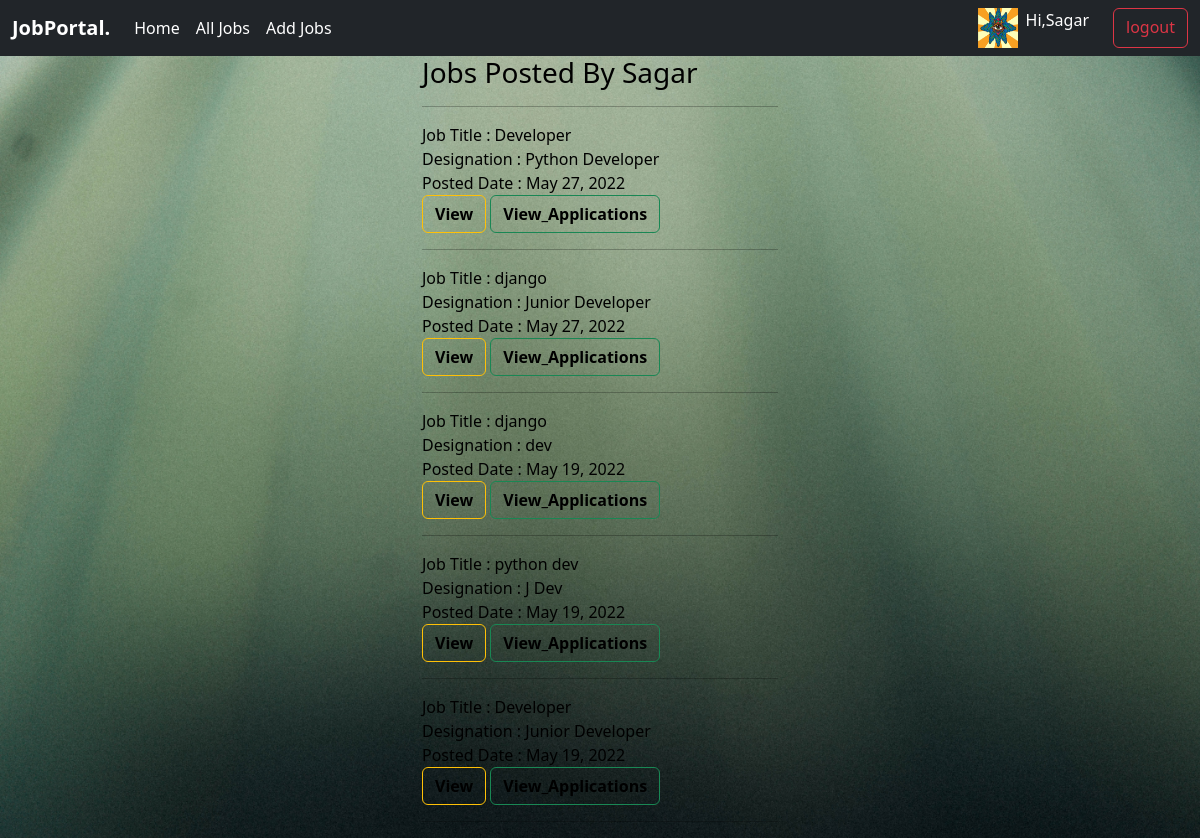
/employer/all-jobs (signed in), run on the app's committed database.
### jp_app/models.py (models this page shows)
class User(AbstractUser):
    phone=models.CharField(max_length=14,default='+91-')
    options=(
        ('Employer','Employer'),
        ('Candidate','Candidate')
    )
    role=models.CharField(max_length=15,choices=options,default='Candidate')
    @property
    def is_candidate(self):
        return self.role=='Candidate'
    def is_employer(self):
        return self.role=='Employer'

### candidate/models.py (models this page shows)
class CandidateProfile(models.Model):
    user=models.OneToOneField(User,on_delete=models.CASCADE,related_name='candidates')
    pro_pic=models.ImageField(upload_to='pro_p')
    qualification=models.CharField(max_length=100)
    age=models.PositiveIntegerField(default=18)
    skills=models.CharField(max_length=100,null=True)
    cv=models.FileField(upload_to='cvs',null=True)

### employer/models.py (models this page shows, shortened)
class Jobs(models.Model):
    posted_by=models.ForeignKey(User,on_delete=models.CASCADE,related_name='company')
    job_title=models.CharField(max_length=100)
    job_description=models.TextField()
    role=models.CharField(max_length=100)
    qualification=models.CharField(max_length=100)
    experience=models.PositiveIntegerField(default=0)
    location=models.CharField(max_length=100)
    salary=models.PositiveIntegerField()
    created_date=models.DateField(auto_now_add=True)
    last_date=models.DateField(null=True)

### employer/views.py (the view)
# urls.py: path('all-jobs',views.ListAllJobs.as_view(),name='emp-all-jobs'),
@method_decorator(signin_required,name='dispatch')
class ListAllJobs(ListView):
    model = Jobs
    context_object_name = 'jobs'
    template_name = 'emp-job-list.html'
    def get_queryset(self):
        return Jobs.objects.filter(posted_by=self.request.user).order_by('-created_date')

### employer/templates/emp-job-list.html
{%extends 'base.html'%}
{%block body_block%}
 <div class="row">
        <div class="col-4"></div>
        <div class="col-4">
            <h3>Jobs Posted By {{request.user}}</h3>
            <hr>
            {%for job in jobs%}
            Job Title : {{job.job_title}} <br>
            Designation : {{job.role}} <br>
            Posted Date : {{job.created_date}} <br>
            <a href="{%url 'job-detail' job.id%}" class="btn btn-outline-warning" style="color:black;" ><b>View</b></a>
            <a href="{%url 'view_applic' job.id%}" class="btn btn-outline-success" style="color:black;"><b>View_Applications</b></a>
            <hr>
            {%endfor%}
        </div>
        <div class="col-4"></div>
    </div>
{%endblock%}

### candidate/templates/base.html (shortened to what this page needs)
<!DOCTYPE html>
{%load static%}
<html lang="en">
<head>
    <link href="https://cdn.jsdelivr.net/npm/bootstrap@5.2.0-beta1/dist/css/bootstrap.min.css" rel="stylesheet">
    <link rel="stylesheet" href="{%static 'css/style.css'%}">
</head>
<body>
    <nav class="navbar navbar-expand-lg bg-dark">
  <div class="container-fluid">
    <a class="navbar-brand" href="#" style="color:white;"><b>JobPortal.</b></a>
    <div class="collapse navbar-collapse" id="navbarSupportedContent">
      <ul class="navbar-nav me-auto mb-2 mb-lg-0">
        <li class="nav-item">
            {%if request.user.is_candidate%}
          <a class="nav-link active" style="color:white;" aria-current="page" href="{%url 'c-home'%}">Home</a>
            {%else%}
            <a class="nav-link active" style="color:white;" aria-current="page" href="{%url 'emp_home'%}">Home</a>
            {%endif%}
        </li>
        <li class="nav-item" >
            {%if request.user.is_candidate%}
              <a class="nav-link" style="color:white;" href="{%url 'c-jobs'%}">Find Jobs</a>
            {%else%}
                <a class="nav-link" style="color:white;" href="{%url 'emp-all-jobs'%}">All Jobs</a>
            {%endif%}
        </li>
        <li class="nav-item">
            {%if request.user.is_candidate%}
              <a class="nav-link" style="color:white;" href="{%url 'my_app'%}">Applied Jobs</a>
            {%else%}
                <a class="nav-link" style="color:white;" href="{%url 'emp-jobs'%}">Add Jobs</a>
            {%endif%}
        </li>
      </ul>
      <form class="d-flex" role="search">
        {%if request.user.is_employer%}
          {%if request.get_full_path == '/employer/e-detail'%}
            <form action="">
              <a href="{%url 'signout'%}" class="btn btn-outline-danger ms-4">logout</a>
            </form>
        {%else%}
            {%if request.user.is_employer%}
            <img src="{{request.user.candidates.pro_pic.url}}" height="40px" width="40px" alt="">
            {%endif%}
            {%if request.user.employers%}
            <a class="nav-link ms-2" style="color:white;" href="{%url 'emp-detail'%}">Hi,{{request.user}}</a>
            {%else%}
            <a class="nav-link" style="color:white;" href="{%url 'emp-profile'%}">Add Profile</a>
            {%endif%}
            <a href="{%url 'signout'%}" class="btn btn-outline-danger ms-4">logout</a>
        {%endif%}
          {%endif%}
      </form>
    </div>
  </div>
</nav>
<div class="container">
    {%block body_block%}
    {%endblock%}
</div>
</body>
</html>

### candidate/static/css/style.css (style rules this page uses)
body { background-image: url(./pexels-martin-péchy-2078266.jpg); background-size: cover; color: rgb(0, 0, 0); }

### data on the page
User: user.candidates.pro_pic (picture), user "Sagar"
Jobs: job_title "Developer", role "Python Developer", created_date "May 27, 2022"
Jobs: job_title "django", role "Junior Developer", created_date "May 27, 2022"
Jobs: job_title "django", role "dev", created_date "May 19, 2022"
Jobs: job_title "python dev", role "J Dev", created_date "May 19, 2022"
Jobs: job_title "Developer", role "Junior Developer", created_date "May 19, 2022"
